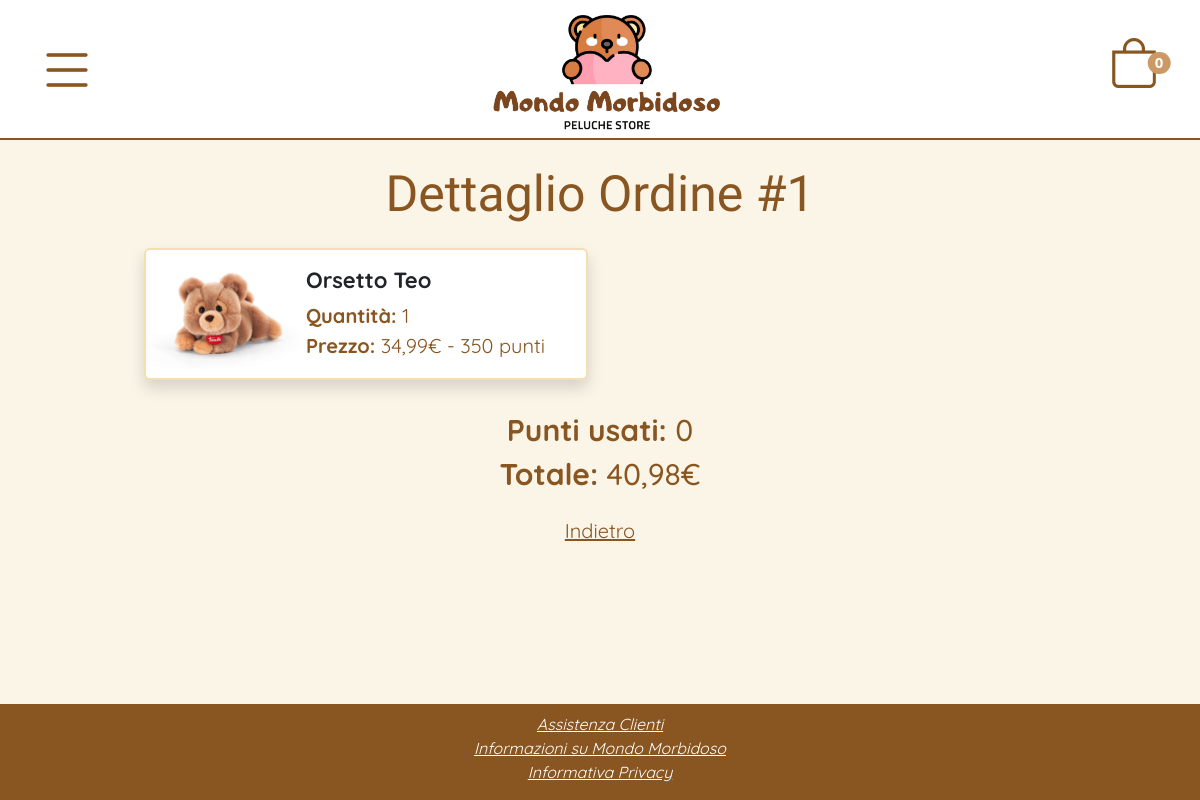
/php/dettaglioOrdine.php?id=1, run on the app's committed database.
### tables this page shows
create table ORDINE (
     Id_ordine INT not null auto_increment,
     Data_effettuazione DATE not null,
     Prezzo_finale DECIMAL(10,2) not null,
     Punti_usati INT not null,
     Stato ENUM('In lavorazione', 'Spedito', 'Consegnato') not null,
     Id_spedizione INT not null,
     E_mail VARCHAR(100) not null,
     primary key (Id_ordine),
     foreign key (Id_spedizione) references METODO_DI_SPEDIZIONE (Id_spedizione),
     foreign key (E_mail) references UTENTE (E_mail) ON UPDATE CASCADE);

create table prodotto_ordinato (
     Id_ordine INT not null,
     Id_prodotto INT not null,
     Quantita INT not null,
     primary key (Id_ordine, Id_prodotto),
     foreign key (Id_prodotto) references PRODOTTO (Id_prodotto) ON DELETE CASCADE,
     foreign key (Id_ordine) references ORDINE (Id_ordine) ON DELETE CASCADE);

create table PRODOTTO (
     Id_prodotto INT not null auto_increment,
     Nome VARCHAR(100) not null,
     Descrizione TEXT not null,
     Immagine VARCHAR(255) not null,
     Grandezza VARCHAR(50) not null,
     Scorta INT not null,
     Prezzo DECIMAL(10,2) not null,
     Prezzo_punti INT not null,
     Nome_categoria VARCHAR(50) not null,
     attivo BOOLEAN not null default 1,
     primary key (Id_prodotto),
     foreign key (Nome_categoria) references CATEGORIA (Nome_categoria) ON DELETE CASCADE);

### php/dettaglioOrdine.php (called while the page is built, shortened)
<?php
require_once("bootstrap.php");
$templateParams["titolo"] = "Mondo Morbidoso - Dettaglio Ordine";
$templateParams["nome"] = "dettaglioOrdineC.php";
$templateParams["categorie"] = $dbhost->getCategories();
$templateParams["carrello"] = $dbhost->getCartProducts($_SESSION["utente"]);
if(isset($_GET["id"])) {
    $idordine = $_GET["id"];
}
$ordine = $dbhost->getOrderById($idordine);
$templateParams["prodottiordinati"] = $dbhost->getOrderedProducts($idordine);
require '../template/base.php';
?>

### db/database.php (called while the page is built, shortened)
<?php
class DatabaseHelper {
    private $db;
    public function __construct($servername, $username, $password, $dbname, $port) {
        $this->db = new mysqli($servername, $username, $password, $dbname, $port);
    }
    public function getCategories() {
        $stmt = $this->db->prepare("SELECT * FROM categoria");
        $stmt->execute();
        $result = $stmt->get_result();
        return $result->fetch_all(MYSQLI_ASSOC);
    }
    public function getCartProducts($email) {
        $query = "SELECT c.E_mail, c.Id_prodotto, c.Quantita, p.Nome, p.Immagine, p.Scorta, p.Prezzo, p.Prezzo_punti FROM carrello c, prodotto p WHERE c.E_mail=? AND c.Id_prodotto = p.Id_prodotto";
        $stmt = $this->db->prepare($query);
        $stmt->bind_param('s', $email);
        $stmt->execute();
        $result = $stmt->get_result();
        return $result->fetch_all(MYSQLI_ASSOC);
    }
    public function getOrderById($idordine) {
        $query = "SELECT * FROM ordine WHERE Id_ordine = ?";
        $stmt = $this->db->prepare($query);
        $stmt->bind_param('i', $idordine);
        $stmt->execute();
        $result = $stmt->get_result();
        return $result->fetch_assoc();
    }
    public function getOrderedProducts($idordine) {
        $query = "SELECT po.Id_prodotto, po.Quantita, p.Nome, p.Immagine, p.Prezzo, p.Prezzo_punti FROM prodotto_ordinato po, prodotto p WHERE Id_ordine = ? AND po.Id_prodotto = p.Id_prodotto";
        $stmt = $this->db->prepare($query);
        $stmt->bind_param('i', $idordine);
        $stmt->execute();
        $result = $stmt->get_result();
        return $result->fetch_all(MYSQLI_ASSOC);
    }
}
?>

### php/bootstrap.php (called while the page is built, shortened)
<?php
require_once("../utilities/functions.php");
require_once("../db/database.php");
$dbhost = new DatabaseHelper("localhost", "root", "", "morbidoso", 3306);
?>

### utilities/functions.php (called while the page is built, shortened)
<?php
function getFormattedPrice($price) {
    return number_format($price, 2, ',', '.') . '€';
}
?>

### template/dettaglioOrdineC.php (the view)
<div class="container mt-4 ps-4 pe-4 cont-order">
    <h1 class="title mb-0">Dettaglio Ordine #<?php echo $ordine["Id_ordine"] ?></h1>
    <div class="row mt-4">
        <?php foreach($templateParams["prodottiordinati"] as $prodotto): ?>
            <div class="col-12 col-md-6 mb-3">
                <div class="card shadow card-border d-flex">
                    <div class="card-body d-flex align-items-center ps-0 pt-1 pb-1">
                        <img class="img-fluid" src="<?php echo IMG_DIR.$prodotto["Immagine"]; ?>" alt=""/>
                        <div>
                            <h3 class="text text-start fw-bold"><?php echo $prodotto["Nome"]; ?></h3>
                            <p class="text text-start mb-0"><strong>Quantità: </strong><?php echo $prodotto["Quantita"]; ?></p>
                            <p class="text text-start mb-0"><strong>Prezzo: </strong><?php echo getFormattedPrice($prodotto["Prezzo"]) . ' - ' . $prodotto["Prezzo_punti"]; ?> punti</p>
                        </div>
                    </div>
                </div>
            </div>
        <?php endforeach; ?>
    </div>
    <h2 class="text mt-3"><strong>Punti usati: </strong><?php echo $ordine['Punti_usati']; ?></h2>
    <h2 class="text"><strong>Totale: </strong><?php echo getFormattedPrice($ordine['Prezzo_finale']); ?></h2>
    <div class="text-center mt-4">
        <a href="../php/ordini.php" class="text back">Indietro</a>
    </div>
</div>

### css/style.css (style rules this page uses)
html, body { height: 100%; margin: 0; }
body { background-color: rgb(245, 222, 179, 0.3); display: flex; flex-direction: column; }
.text { font-family: 'Quicksand', sans-serif; font-size: 16px; text-align: center; }
.title { font-family: 'Chewy', sans-serif; text-align: center; color: rgb(137, 85, 32); font-size: 35px; }
.card-border { border: 2px solid rgb(245, 222, 179); }
main p { color: rgb(137, 85, 32) }
.container-login a:first-child:hover, .back, .bi-eye-slash, .bi-eye { color: rgb(137, 85, 32); }
.cont-tracking h3, .cont-reviews h3, .cont-order h3 { font-size: 18px; }
.cont-order img { height: 100px; width: auto; }
.cont-order h2 { font-size: 25px; color: rgb(137, 85, 32); }
@media screen and (min-width: 768px) { .title { font-size: 50px; } }
@media screen and (min-width: 768px) { .text { font-size: 20px; } }
@media screen and (min-width: 768px) { .cont-accounts, .cont-reviews, .cont-order { width: 80%; } }
@media screen and (min-width: 768px) { .cont-tracking h3, .cont-tracking .card-tracking p, .cont-order h3 { font-size: 22px; } }
@media screen and (min-width: 768px) { .cont-order img { height: 120px; } }
@media screen and (min-width: 768px) { .cont-order h2 { font-size: 30px; } }

### data on the page
ordine: Id_ordine "1", Punti_usati "0", Prezzo_finale "40,98€"
prodotto_ordinato: Id_prodotto.Immagine (picture), Id_prodotto.Nome "Orsetto Teo", Quantita "1", Id_prodotto.Prezzo "34,99€", Id_prodotto.Prezzo_punti "350"

### other printed values
$numeroprodotti "0"
